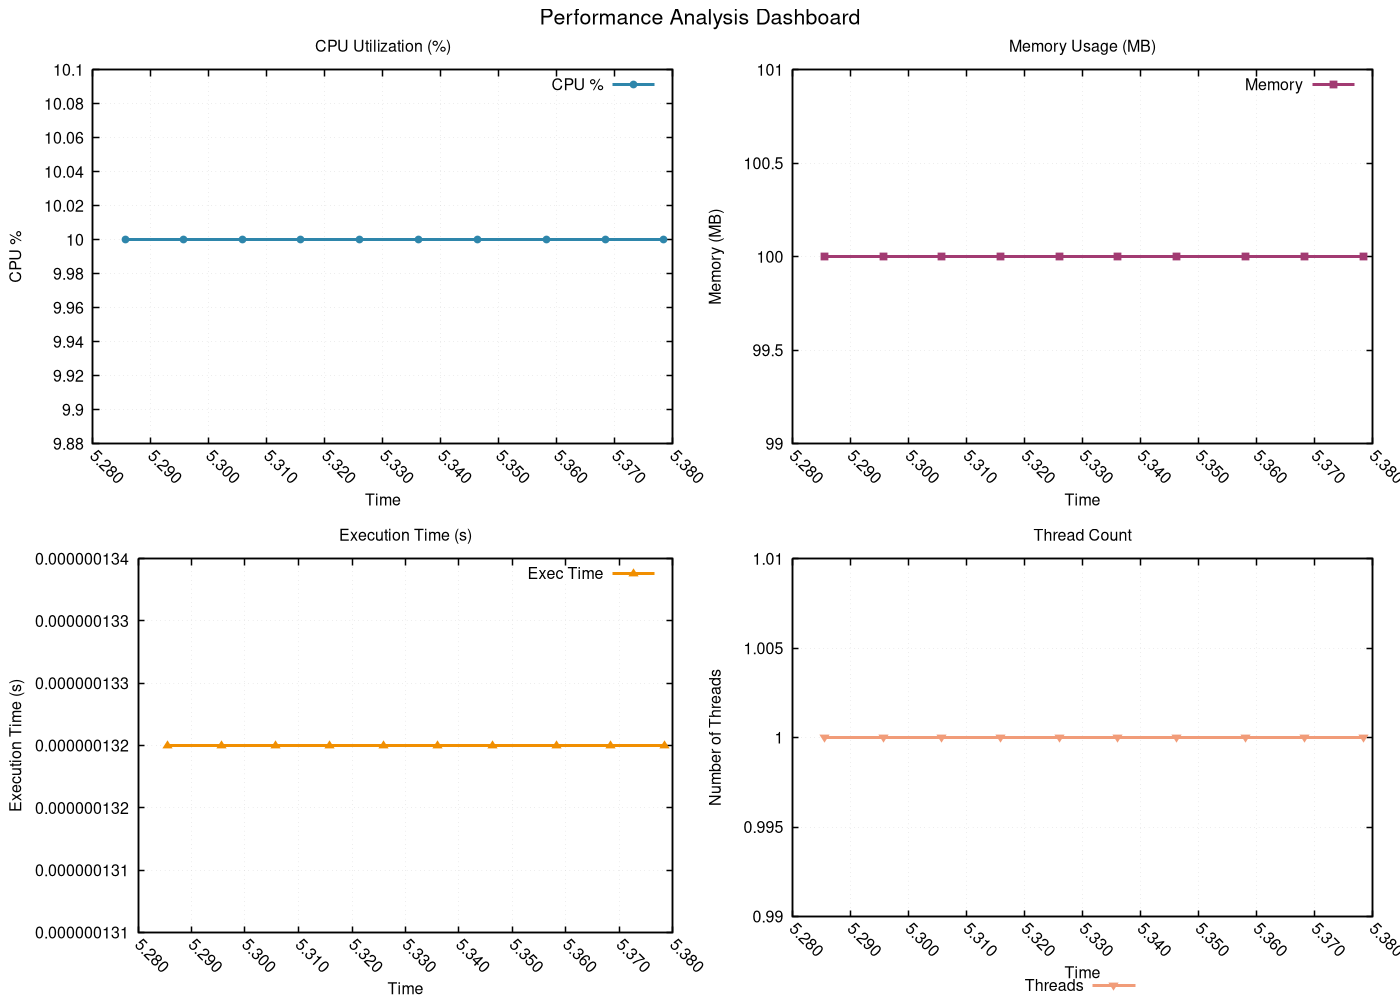

Generate this figure with gnuplot:
# GNUplot script for performance metrics
set terminal pngcairo enhanced font 'Helvetica,12' size 1400,1000
set output 'png/binary_search_20260131_225833_dashboard.png'

set multiplot layout 2,2 title 'Performance Analysis Dashboard' font 'Helvetica,16'
set style line 1 lc rgb '#2E86AB' lt 1 lw 3 pt 7 ps 0.8
set style line 2 lc rgb '#A23B72' lt 1 lw 3 pt 5 ps 0.8
set style line 3 lc rgb '#F18F01' lt 1 lw 3 pt 9 ps 0.8
set style line 4 lc rgb '#F19C79' lt 1 lw 3 pt 11 ps 0.8
set style line 5 lc rgb '#0ABB9F' lt 1 lw 3 pt 13 ps 0.8

set format x "%.3f"
set xtics rotate by -45
set autoscale x

set title 'CPU Utilization (%)'
set xlabel 'Time'
set ylabel 'CPU %'
set grid linestyle 1 lc rgb '#D3D3D3' lt 0 lw 1
set border linewidth 1.5
plot 'png/binary_search_20260131_225833_dashboard.dat' using 1:2 with linespoints ls 1 title 'CPU %'
set title 'Memory Usage (MB)'
set xlabel 'Time'
set ylabel 'Memory (MB)'
set grid linestyle 1 lc rgb '#D3D3D3' lt 0 lw 1
set border linewidth 1.5
plot 'png/binary_search_20260131_225833_dashboard.dat' using 1:3 with linespoints ls 2 title 'Memory'
set title 'Execution Time (s)'
set xlabel 'Time'
set ylabel 'Execution Time (s)'
set grid linestyle 1 lc rgb '#D3D3D3' lt 0 lw 1
set border linewidth 1.5
plot 'png/binary_search_20260131_225833_dashboard.dat' using 1:8 with linespoints ls 3 title 'Exec Time'
set title 'Thread Count'
set xlabel 'Time'
set ylabel 'Number of Threads'
set grid linestyle 1 lc rgb '#D3D3D3' lt 0 lw 1
set border linewidth 1.5
set key outside center bottom horizontal
plot 'png/binary_search_20260131_225833_dashboard.dat' using 1:9 with linespoints ls 4 title 'Threads'
unset multiplot
